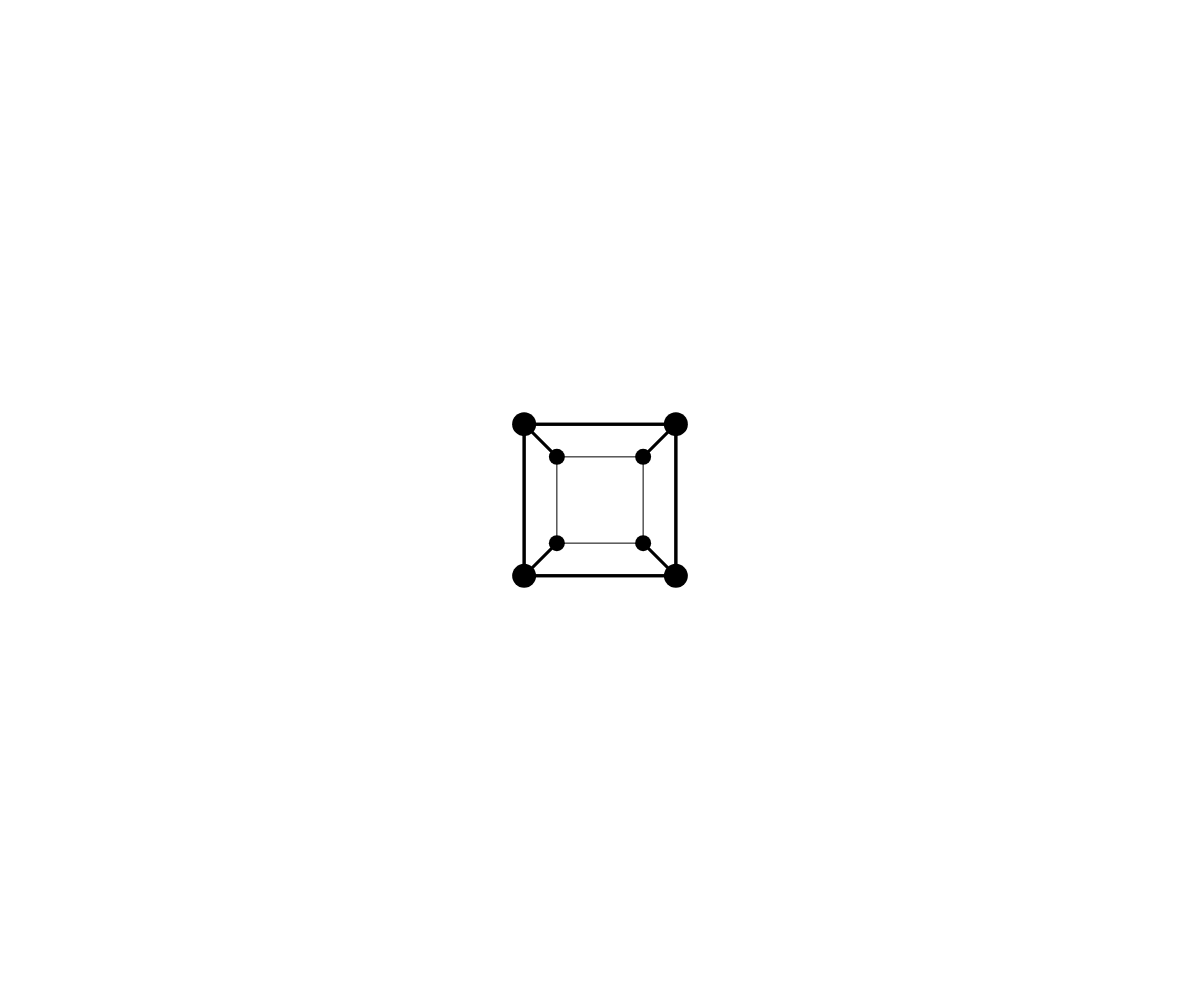
Frame 1 (no input)
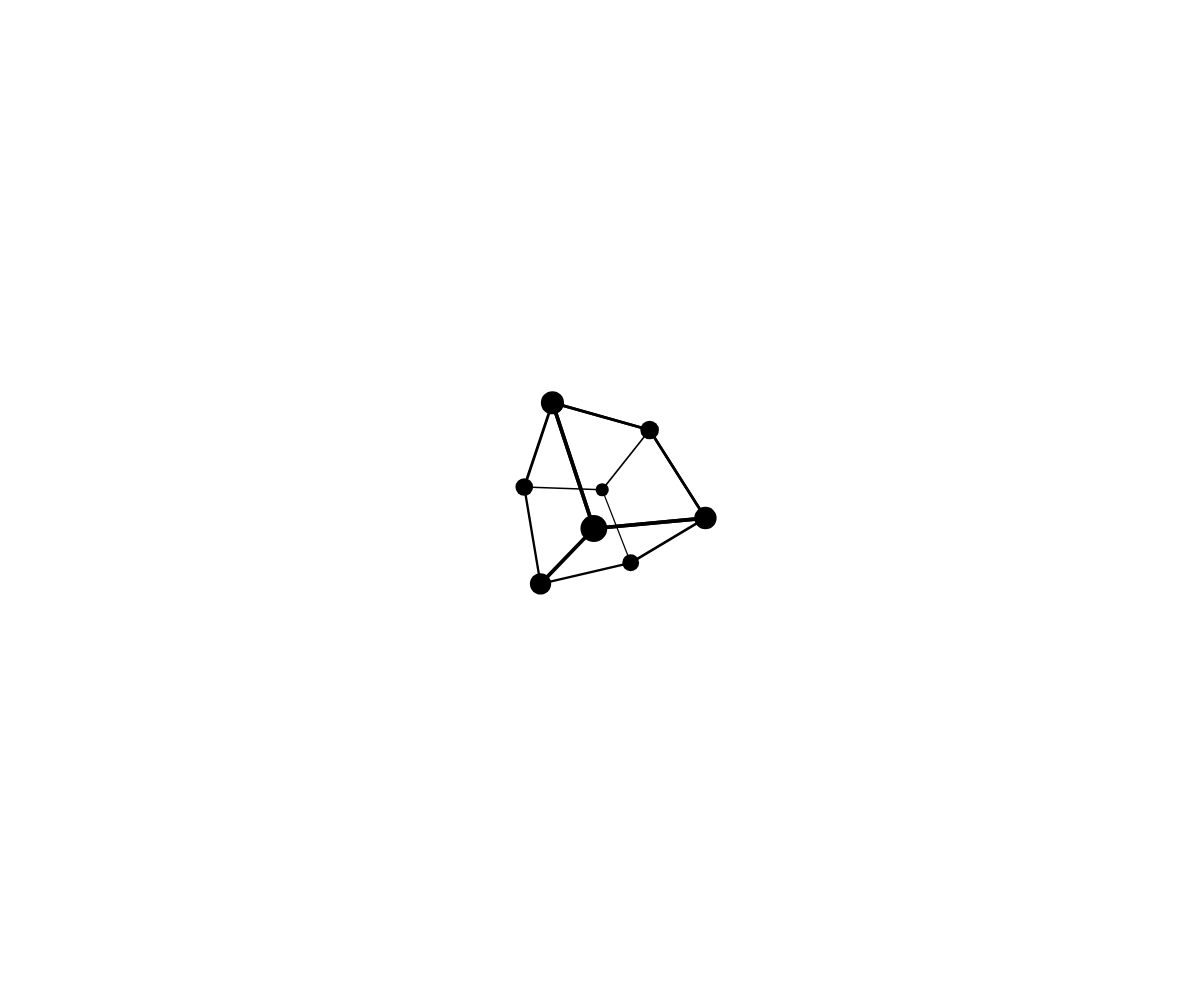
Frame 60 (no input)
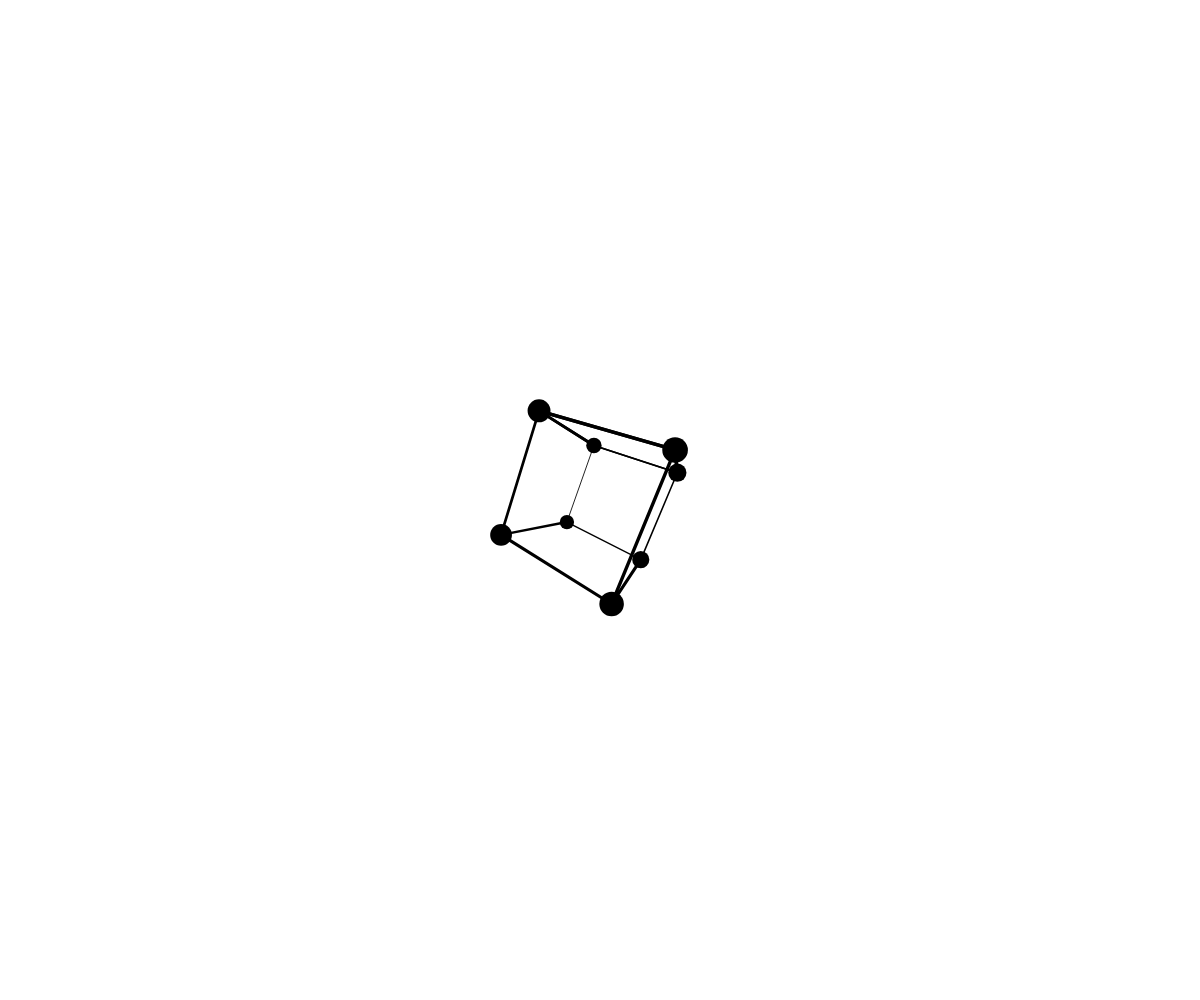
Frame 120 (the mouse pressed at the canvas centre since frame 60)

The p5.js sketch that drew these frames (run headless with seeded random() and noise() and a simulated clock; from frame 60 on, the mouse is pressed at the canvas centre):

// p5.js sketch
// ── sketch.js

square_side = 110;
angle = 0;
angV = 0.01;

function setup() {
    pts = [
        [-square_side, -square_side, square_side],
        [square_side, -square_side, square_side],
        [square_side, square_side, square_side],
        [-square_side, square_side, square_side],
        [-square_side, -square_side, -square_side],
        [square_side, -square_side, -square_side],
        [square_side, square_side, -square_side],
        [-square_side, square_side, -square_side],
    ];
    projected_pts = [
        [-square_side, -square_side, square_side],
        [square_side, -square_side, square_side],
        [square_side, square_side, square_side],
        [-square_side, square_side, square_side],
        [-square_side, -square_side, -square_side],
        [square_side, -square_side, -square_side],
        [square_side, square_side, -square_side],
        [-square_side, square_side, -square_side],
    ];
    createCanvas(windowWidth, windowHeight);
  }
  function draw() {
    background(255);
    stroke(0);
    strokeWeight(16);
    translate(windowWidth/2, windowHeight/2);
    
    let rotationMatZ = [
        [cos(angle), -sin(angle), 0],
        [sin(angle), cos(angle), 0],
        [0, 0, 1]
    ];
    let rotationMatX = [
        [1, 0, 0],
        [0, cos(angle), -sin(angle)],
        [0, sin(angle), cos(angle)]
    ]
    let rotationMatY = [
        [cos(angle), 0, sin(angle)],
        [0, 1, 0],
        [-sin(angle), 0, cos(angle)]
    ]
    distance = 2;
    for (let i=0; i<pts.length; i++)
    {
        rotated = matmul(rotationMatX, pts[i]);
        rotated = matmul(rotationMatY, rotated);
        // rotated = matmul(rotationMatZ, rotated);
        z = 1 /(distance - rotated[2]/200);
        // z=1
        projectionMat = [
        [z, 0, 0],
        [0, z, 0], 
        [0, 0, 1]];
    
        projected = matmul(projectionMat, rotated);
        projected_pts[i] = projected;
        strokeWeight(map(projected[2], -square_side, square_side, 16, 24));
        point(projected_pts[i][0], projected_pts[i][1]);
    }

    ConnectLines();
    angle += angV;
    if (angle >= TWO_PI)
    {
        angle = 0;
    }
  }

function ConnectLines()
{
    for (let i=0; i<pts.length; i++)
        {
            Join(projected_pts[i], projected_pts[i%4]);
            Join(projected_pts[(i+1)%4], projected_pts[i%4]);
            if (i >=4)
            {
                Join(projected_pts[(i)%8], projected_pts[(i+1)%4 + 4]);
            }
        }
}
function Join(a, b)
{
    strokeWeight(map(Math.max(a[2], b[2]), -square_side, square_side, 1, 3));
    line(a[0], a[1], b[0], b[1]);
}
// ── math.js
function matmul(a, b)
{
    // Assuming Shapes:
    // a: (3, 3)
    // b: (3,)
    let result = Array(3);
    for (let i=0; i<3; i++)
    {
        sum = 0;
        for (let j=0; j<3; j++)
        {
            sum += a[i][j]*b[j];
        }
        result[i] = sum;
    }
    return result;
}
